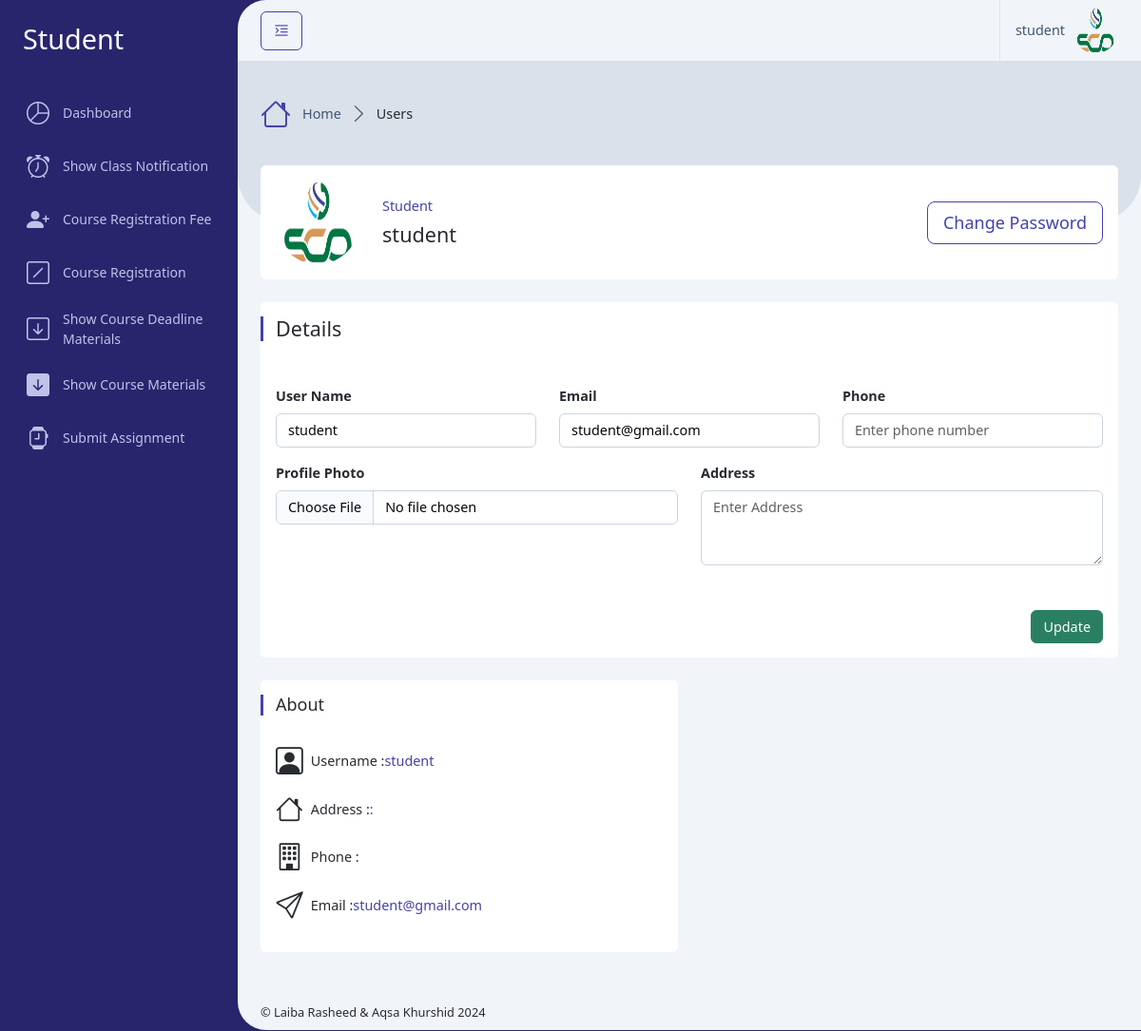
The app's page /Administrator/profile.php (signed in) with its own data.
### tables this page shows
CREATE TABLE `users` (
  `id` int(11) NOT NULL,
  `username` varchar(50) NOT NULL,
  `email` varchar(100) NOT NULL,
  `cnic` varchar(20) DEFAULT NULL,
  `date_of_birth` date DEFAULT NULL,
  `gender` varchar(20) DEFAULT NULL,
  `age` int(11) DEFAULT NULL,
  `address` varchar(255) DEFAULT NULL,
  `phone` varchar(20) DEFAULT NULL,
  `quranic_qualification` enum('Haifz','Tajweed','Tafseer','Nazra','Basic_Language_Courses','Other_Relevant_Qualification') DEFAULT 'Haifz',
  `profile_photo` varchar(255) DEFAULT NULL,
  `upload_cv` varchar(255) DEFAULT NULL,
  `password` varchar(255) NOT NULL,
  `role_id` int(11) NOT NULL,
  `isActive` tinyint(1) NOT NULL,
  `created_at` timestamp NOT NULL DEFAULT current_timestamp()
);

### Administrator/profile.php (called while the page is built, shortened)
<?php
require '../Database/config.php';
$user = getUserData($_SESSION['user_id']);
include '../setting/_Layout.php';
?>

### Database/config.php (called while the page is built, shortened)
<?php
    $servername = "localhost";
    $username = "root";
    $password = "";
    $dbname = "online_quran_tutor_db";
    $conn = new mysqli($servername, $username, $password, $dbname);
    function getUserData($user_id) {
        global $conn;
        $stmt = $conn->prepare("SELECT * FROM users WHERE id = ?");
        $stmt->bind_param("i", $user_id);
        $stmt->execute();
        $result = $stmt->get_result();
        return $result->fetch_assoc();
    }
?>

### Administrator/profile_content.php (the view, shortened to what this page needs)
<?php
	$user_id = $_SESSION['user_id'];
	$stmt = $conn->prepare("SELECT * FROM users WHERE id = ?");
	$stmt->bind_param("i", $user_id);
	$stmt->execute();
	$user_result = $stmt->get_result();
	$user = $user_result->fetch_assoc();
?>
<div class="row justify-content-center">
    <div class="col-xxl-12">
        <div class="card mb-4">
            <div class="card-body">
                <div class="row align-items-center">
                    <div class="col-auto">
                        <img src="../assets/uploads/<?php echo htmlspecialchars($user['profile_photo']); ?>" class="img-5xx rounded-circle" alt="Profile Photo" />
                    </div>
                    <div class="col">
                        <h6 class="text-primary">
                            <?php
                                switch ($_SESSION['role_id']) {
                                    case 1:
                                        echo htmlspecialchars('Student');
                                        break;
                                }
                            ?>
                        </h6>
                        <h4 class="m-0"><?php echo htmlspecialchars($user['username']); ?></h4>
                    </div>
                    <div class="col-12 col-md-auto">
                    <a href="#" class="btn btn-outline-primary btn-lg" data-bs-toggle="modal" data-bs-target="#updatePasswordModal">Change Password</a>
                    </div>
                </div>
            </div>
        </div>
    </div>
</div>
<div class="row">
    <div class="col-xxl-3 col-sm-6 col-12 order-xxl-1 order-xl-2 order-lg-2 order-md-2 order-sm-2">
        <div class="card mb-4">
            <div class="card-header">
                <h5 class="card-title">About</h5>
            </div>
            <div class="card-body">
                <h6 class="d-flex align-items-center mb-3">
                    <i class="bi bi-person-square fs-2 me-2"></i> Username :
                    <span class="text-primary"><?php echo htmlspecialchars($user['username']); ?></span>
                </h6>
                <h6 class="d-flex align-items-center mb-3">
                    <i class="bi bi-house fs-2 me-2"></i> Address :
                    <span class="text-primary">: <?php echo htmlspecialchars($user['address']); ?></span>
                </h6>
                <h6 class="d-flex align-items-center mb-3">
                    <i class="bi bi-building fs-2 me-2"></i> Phone :
                </h6>
				<h6 class="d-flex align-items-center mb-3">
                    <i class="bi bi-send fs-2 me-2"></i> Email :
                    <span class="text-primary"><?php echo htmlspecialchars($user['email']); ?></span>
                </h6>
            </div>
        </div>
    </div>
    <div class="col-xxl-9 col-sm-12 col-12 order-xxl-2 order-xl-1 order-lg-1 order-md-1 order-sm-1">
        <div class="card mb-4">
            <form action="Controller/profile_update.php" method="POST" enctype="multipart/form-data">
                <div class="card-header">
                    <h4 class="card-title mb-3">Details</h4>
                </div>
                <div class="card-body">
                    <div class="row">
                        <div class="col-lg-4 col-sm-4 col-12">
                            <div class="mb-3">
                                <label class="form-label">User Name</label>
                                <input type="text" class="form-control" name="username" placeholder="Enter UserName" value="<?php echo htmlspecialchars($user['username']); ?>" required/>
                            </div>
                        </div>
                        <div class="col-lg-4 col-sm-4 col-12">
                            <div class="mb-3">
                                <label class="form-label">Email</label>
                                <input type="email" class="form-control" name="email" placeholder="Enter email address" value="<?php echo htmlspecialchars($user['email']); ?>" required/>
                            </div>
                        </div>
                        <div class="col-lg-4 col-sm-4 col-12">
                            <div class="mb-3">
                                <label class="form-label">Phone</label>
                                <input type="number" class="form-control" name="phone" placeholder="Enter phone number" value="<?php echo htmlspecialchars($user['phone']); ?>" required/>
                            </div>
                        </div>
                        <div class="col-sm-6 col-12">
							<div class="mb-3">
								<label class="form-label">Profile Photo</label>
								<input class="form-control" type="file" name="profile_photo">
							</div>
                        </div>
                        <div class="col-sm-6 col-12">
                            <div class="mb-3">
                                <label class="form-label">Address</label>
                                <textarea class="form-control" name="address" placeholder="Enter Address" rows="3" required><?php echo htmlspecialchars($user['address']); ?></textarea>
                            </div>
                        </div>
                    </div>
                </div>
                <div class="card-footer">
                    <div class="d-flex gap-2 justify-content-end">
                        <button type="submit" class="btn btn-success">Update</button>
                    </div>
                </div>
            </form>
        </div>
    </div>
</div>

### setting/_Header.php (shortened to what this page needs)
<div class="app-header d-flex align-items-center">
    <div class="d-flex">
        <button class="btn btn-outline-primary me-2 pin-sidebar" id="pin-sidebar">
            <i class="bi bi-text-indent-left fs-5"></i>
        </button>
    </div>
    <div class="header-actions">
        <div class="dropdown ms-3">
            <a id="userSettings" class="dropdown-toggle d-flex py-2 align-items-center ps-3 border-start" href="#!"
                role="button" data-bs-toggle="dropdown" aria-expanded="false">
                <span class="d-none d-md-block me-2"><?php echo htmlspecialchars($user['username']); ?></span>
                <img src="../assets/uploads/<?php echo htmlspecialchars($user['profile_photo']); ?>" class="rounded-circle img-3x" alt="Bootstrap Gallery" />
            </a>
        </div>
    </div>
</div>

### records on screen
users: username "student", profile_photo (picture), email "student@gmail.com"

### other values on screen
$roleTitle "Student"
$title "Users"
